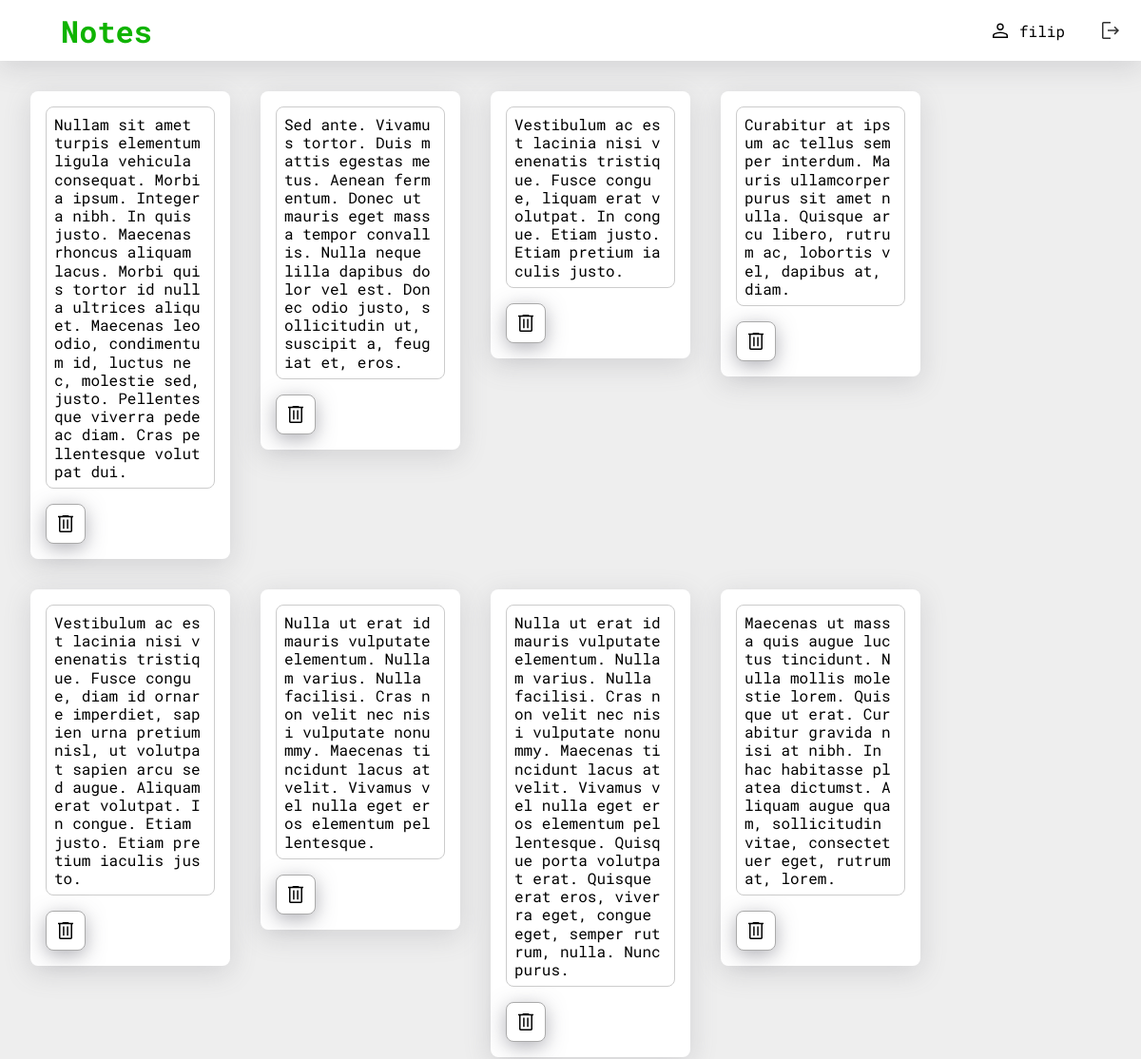
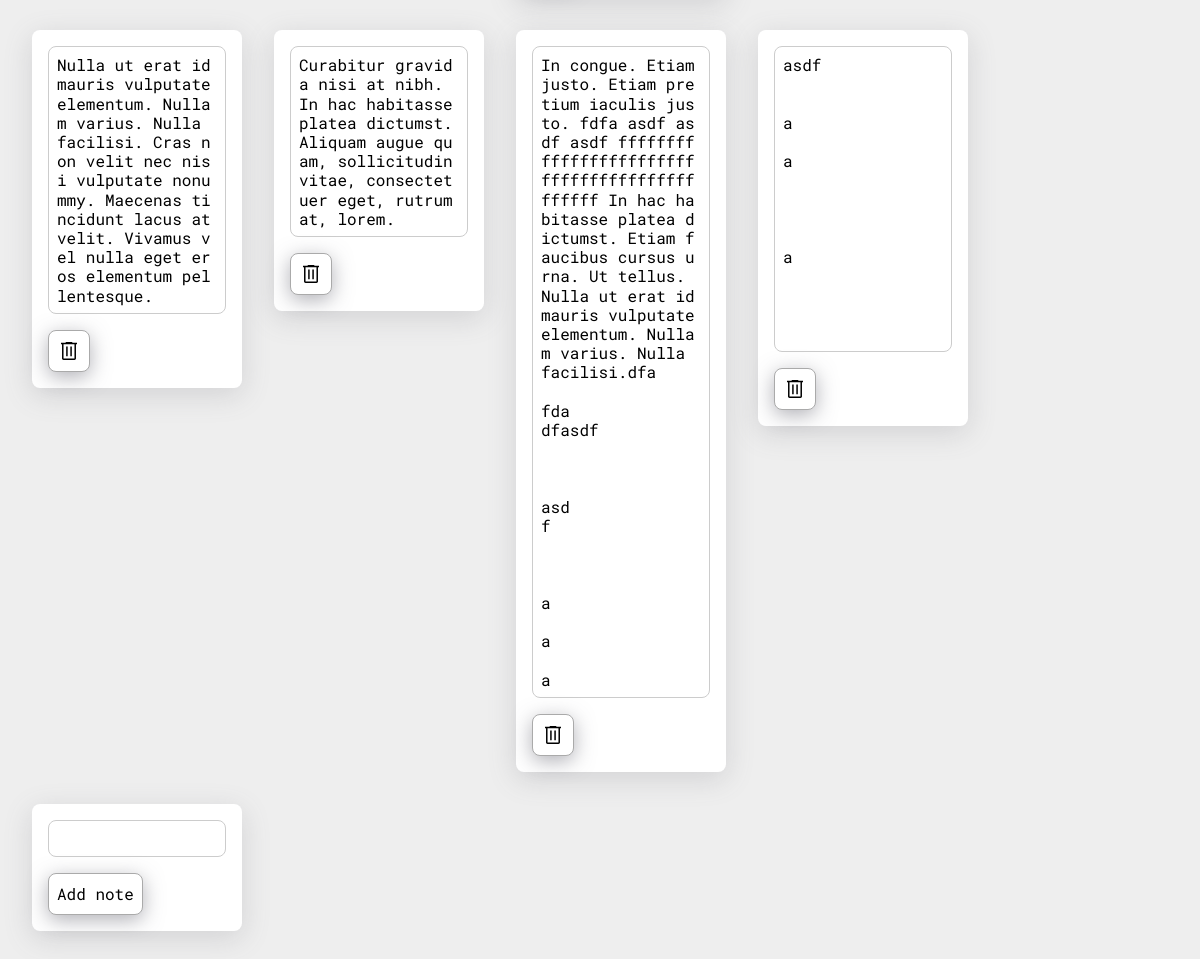
The page /notes.php (signed in) on the database its author committed (2 pictures, top to bottom).
### tables this page shows
CREATE TABLE `notes` (
  `note_text` text NOT NULL,
  `user_id` int(11) NOT NULL,
  `note_id` int(11) NOT NULL,
  `insert_time` timestamp NOT NULL DEFAULT current_timestamp() ON UPDATE current_timestamp()
);

### notes.php (the view, shortened to what this page needs)
<!DOCTYPE html>
<html lang="en">
<head>
    <link rel="stylesheet" href="styles/notes.css">
</head>
<body>
    <header>
        <h1>Notes</h1>
        <div id="controls">
            <div id="user">
                <img id="user_icon" src="Images/user.svg" alt="">
                <p><?php echo $_SESSION["user"]?></p>
            </div>
            <a id="log_out" href="/StickyNotes/log_out.php"><img src="Images/logout.svg" alt="Logout"></a>
        </div>
    </header>
    <div id="note-container">
        <?php
            $mysqli = new mysqli("localhost","root","","notes");
            $notes_sql = $mysqli->prepare("SELECT note_text, insert_time, note_id FROM notes WHERE user_id = ?");
            $notes_sql->bind_param("i",$_SESSION['user_id']);
            $notes_sql->execute();
            $result = $notes_sql->get_result();
            while ($row = $result->fetch_assoc()) {
            ?>
            <form class="note editable" method="post">
                <div name="note_text" class="textarea" contenteditable><?php echo $row["note_text"];?></div>
                <div class="controls">
                    <img class="button" onclick="send_form(this.parentElement.parentElement, form_actions.Remove)" src="images/trash.svg" alt="remove">
                </div>
            </form>
            <?php
            }
        ?>
        <form action="note_action/add_note.php" method="post" id="new_note" class="note">
            <div type="text" name="text" class="textarea" id="text" contenteditable></div>
            <div class="controls">
                <p class="button" onclick="send_form(this.parentElement.parentElement, form_actions.Create)">Add note</p>
            </div>
        </form>
    </div>
</body>
</html>

### styles/notes.css (style rules this page uses)
:root { --accent: #15ff00; --accent-dark: #0fb300; }
* { margin: 0; padding: 0; font-family: "Roboto Mono"; }
body { background-color: #eee; }
header { display: flex; flex-direction: row; align-items: center; background-color: #fff; box-shadow: rgba(100, 100, 111, 0.2) 0px 7px 29px 0px; height: 4rem; width: 100%; }
#controls { display: flex; justify-content: center; align-items: center; width: fit-content; height: 4rem; transition: 125ms; margin-left: auto; }
h1 { padding-left: 4rem; color: var(--accent-dark); }
#user { display: flex; justify-content: center; align-items: center; margin-right: 1rem; gap: 0.5rem; }
#user_icon { height: 1.5rem; width: 1.5rem; }
#log_out { height: 4rem; width: 4rem; display: flex; justify-content: center; align-items: center; transition: 125ms ease-in-out; }
#log_out>img { width: 1.5rem; height: 1.5rem; }
#note-container { width: calc(100% - 4rem); height: fit-content; margin: 2rem; display: flex; flex-direction: row; gap: 2rem; flex-wrap: wrap; }
.note { width: fit-content; height: fit-content; padding: 1rem; border-radius: 0.5rem; box-shadow: rgba(100, 100, 111, 0.2) 0px 7px 29px 0px; display: flex; transition: 125ms ease-in-out; display: flex; flex-direction: column; background-color: #fff; }
.button { height: 1.5rem; box-sizing: content-box; line-height: 1em; padding: 0.5rem; cursor: pointer; background-color: #fff; border: 1px solid #aaa; border-radius: 0.5rem; transition: 125ms ease-in-out; box-shadow: rgba(100, 100, 111, 0.5) 0px 5px 20px 0px; display: flex; justify-content: center; align-items: center; user-select: none; }
.textarea { line-height: 1.2rem; width: 10rem; padding: 0.5rem; resize: none; border: 1px solid #ccc; border-radius: 0.5rem; transition: 125ms ease-in-out; word-break: break-all; word-wrap: break-word; }
.controls { width: 100%; display: flex; justify-content: space-between; margin-top: 1rem; }

### rows shown on the page
notes: note_text "Nullam sit amet turpis elementum ligula vehicula consequat. Morbi a ipsum. Integer a nibh. In quis justo. Maecenas rhoncus aliquam lacus. Morbi quis tortor id nulla ultrices aliquet. Maecenas leo odio, condimentum id, luctus nec, molestie sed, justo. Pellentesque viverra pede ac diam. Cras pellentesque volutpat dui."
notes: note_text "Sed ante. Vivamus tortor. Duis mattis egestas metus. Aenean fermentum. Donec ut mauris eget massa tempor convallis. Nulla neque lilla dapibus dolor vel est. Donec odio justo, sollicitudin ut, suscipit a, feugiat et, eros."
notes: note_text "Vestibulum ac est lacinia nisi venenatis tristique. Fusce congue, liquam erat volutpat. In congue. Etiam justo. Etiam pretium iaculis justo."
notes: note_text "Curabitur at ipsum ac tellus semper interdum. Mauris ullamcorper purus sit amet nulla. Quisque arcu libero, rutrum ac, lobortis vel, dapibus at, diam."
notes: note_text "Vestibulum ac est lacinia nisi venenatis tristique. Fusce congue, diam id ornare imperdiet, sapien urna pretium nisl, ut volutpat sapien arcu sed augue. Aliquam erat volutpat. In congue. Etiam justo. Etiam pretium iaculis justo."
notes: note_text "Nulla ut erat id mauris vulputate elementum. Nullam varius. Nulla facilisi. Cras non velit nec nisi vulputate nonummy. Maecenas tincidunt lacus at velit. Vivamus vel nulla eget eros elementum pellentesque."
notes: note_text "Nulla ut erat id mauris vulputate elementum. Nullam varius. Nulla facilisi. Cras non velit nec nisi vulputate nonummy. Maecenas tincidunt lacus at velit. Vivamus vel nulla eget eros elementum pellentesque. Quisque porta volutpat erat. Quisque erat eros, viverra eget, congue eget, semper rutrum, nulla. Nunc purus."
notes: note_text "Maecenas ut massa quis augue luctus tincidunt. Nulla mollis molestie lorem. Quisque ut erat. Curabitur gravida nisi at nibh. In hac habitasse platea dictumst. Aliquam augue quam, sollicitudin vitae, consectetuer eget, rutrum at, lorem."
notes: note_text "Nulla ut erat id mauris vulputate elementum. Nullam varius. Nulla facilisi. Cras non velit nec nisi vulputate nonummy. Maecenas tincidunt lacus at velit. Vivamus vel nulla eget eros elementum pellentesque."
notes: note_text "Curabitur gravida nisi at nibh. In hac habitasse platea dictumst. Aliquam augue quam, sollicitudin vitae, consectetuer eget, rutrum at, lorem."
notes: note_text "In congue. Etiam justo. Etiam pretium iaculis justo. fdfa asdf asdf asdf ffffffffffffffffffffffffffffffffffffffffffffff In hac habitasse platea dictumst. Etiam faucibus cursus urna. Ut tellus. Nulla ut erat id mauris vulputate elementum. Nullam varius. Nulla facilisi.dfa fda dfasdf asd f a a a"
notes: note_text "asdf a a a"

### other values the page prints
$_SESSION["user"] "filip"
